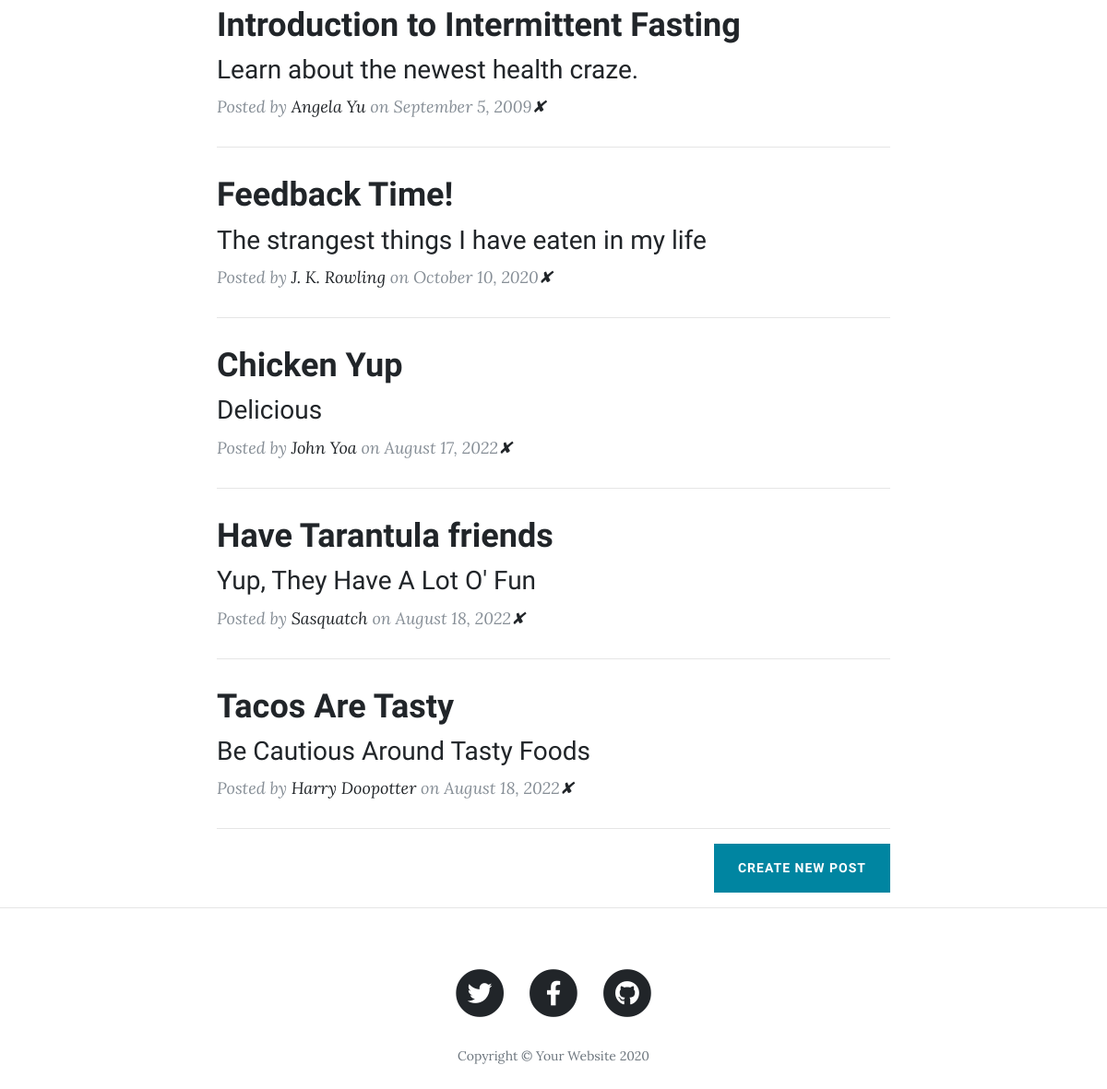
Before: / (lower part) with the older database file.
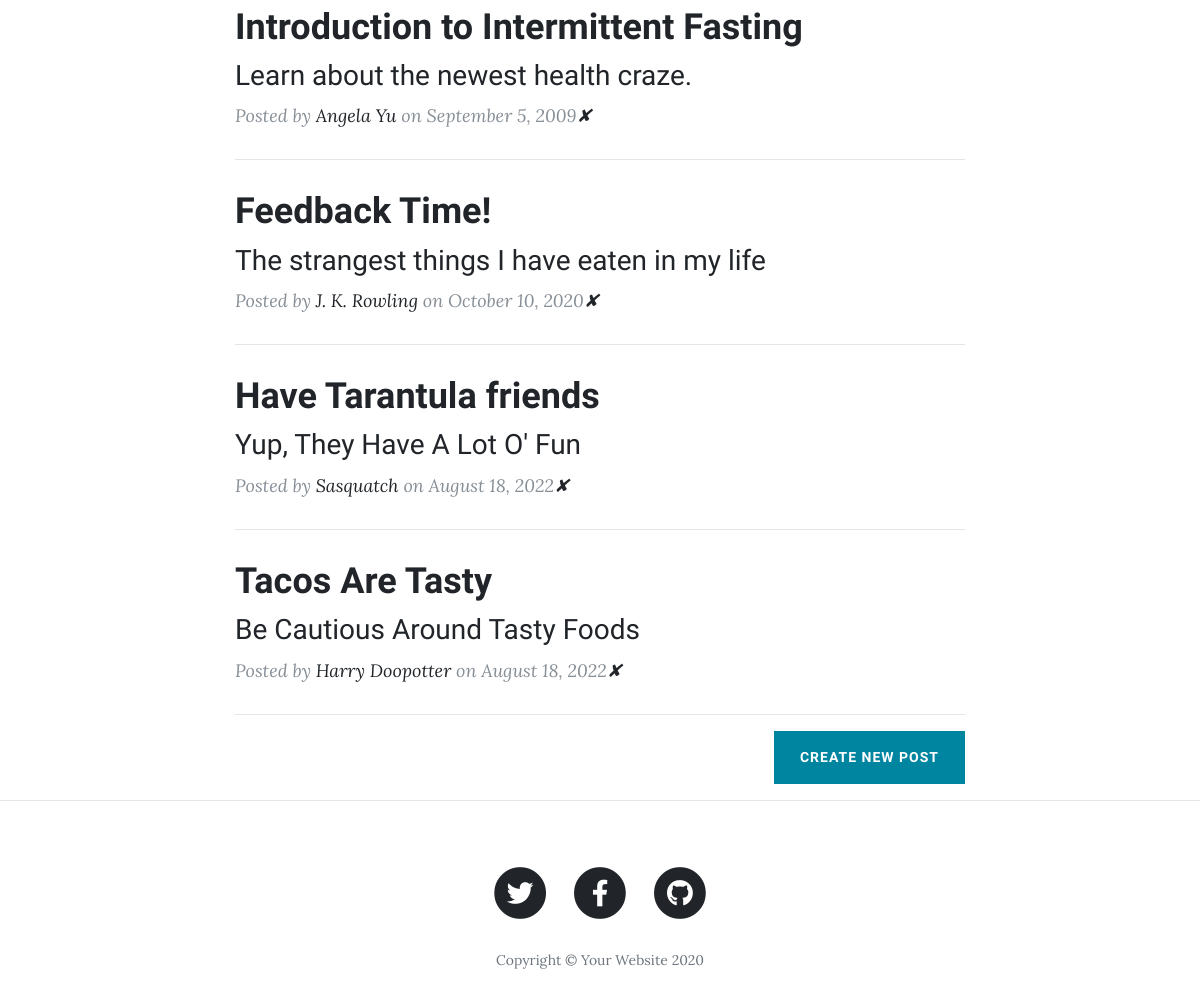
After: the same page with the newer database file.
### main.py (models this page shows)
class BlogPost(db.Model):
    id = db.Column(db.Integer, primary_key=True)
    title = db.Column(db.String(250), unique=True, nullable=False)
    subtitle = db.Column(db.String(250), nullable=False)
    date = db.Column(db.String(250), nullable=False)
    body = db.Column(db.Text, nullable=False)
    author = db.Column(db.String(250), nullable=False)
    img_url = db.Column(db.String(250), nullable=False)

### main.py (the view)
@app.route('/')
def get_all_posts():
    posts = BlogPost.query.all()
    date = datetime.datetime.now().date()
    x = datetime.datetime.strptime(str(date), '%Y-%m-%d')
    formatted_date = x.strftime('%B %d, %Y')
    print(formatted_date)
    return render_template("index.html", all_posts=posts)

### templates/index.html (shortened to what this page needs)
{% include "header.html" %}
  <div class="container">
    <div class="row">
      <div class="col-lg-8 col-md-10 mx-auto">
        {% for post in all_posts %}
        <div class="post-preview">
          <a href="{{ url_for('show_post', post_id=post.id) }}">
            <h2 class="post-title">
              {{post.title}}
            </h2>
            <h3 class="post-subtitle">
              {{post.subtitle}}
            </h3>
          </a>
          <p class="post-meta">Posted by
            <a href="#">{{post.author}}</a>
            on {{post.date}}<a href="{{ url_for('delete_post', post_id=post.id) }}">✘</a></p>
        </div>
        <hr>
        {% endfor %}
        <div class="clearfix">
          <a class="btn btn-primary float-right" href="{{ url_for('create_new_blog_entry') }}">Create New Post</a>
        </div>
      </div>
    </div>
  </div>
  <hr>
{% include "footer.html" %}

### templates/header.html (shortened to what this page needs)
<!DOCTYPE html>
<html lang="en">
<head>
  <link href="{{ url_for('static', filename='vendor/bootstrap/css/bootstrap.min.css') }}" rel="stylesheet">
  <link href="{{ url_for('static', filename='vendor/fontawesome-free/css/all.min.css')}}" rel="stylesheet" type="text/css">
  <link href="{{ url_for('static', filename='css/clean-blog.min.css')}}" rel="stylesheet">
</head>
<body>

### templates/footer.html (shortened to what this page needs)
  <footer>
    <div class="container">
      <div class="row">
        <div class="col-lg-8 col-md-10 mx-auto">
          <ul class="list-inline text-center">
            <li class="list-inline-item">
              <a href="#">
                <span class="fa-stack fa-lg">
                  <i class="fas fa-circle fa-stack-2x"></i>
                  <i class="fab fa-twitter fa-stack-1x fa-inverse"></i>
                </span>
              </a>
            </li>
            <li class="list-inline-item">
              <a href="#">
                <span class="fa-stack fa-lg">
                  <i class="fas fa-circle fa-stack-2x"></i>
                  <i class="fab fa-facebook-f fa-stack-1x fa-inverse"></i>
                </span>
              </a>
            </li>
            <li class="list-inline-item">
              <a href="#">
                <span class="fa-stack fa-lg">
                  <i class="fas fa-circle fa-stack-2x"></i>
                  <i class="fab fa-github fa-stack-1x fa-inverse"></i>
                </span>
              </a>
            </li>
          </ul>
          <p class="copyright text-muted">Copyright &copy; Your Website 2020</p>
        </div>
      </div>
    </div>
  </footer>
</body>
</html>

Changed rows visible on the page:
removed BlogPost: title "Chicken Yup", subtitle "Delicious", author "John Yoa", date "August 17, 2022"
